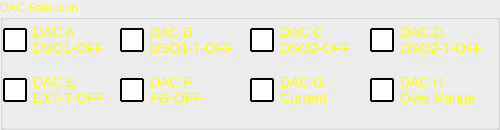
  <widget class="QGroupBox" name="grpDACSelection">
   <property name="geometry">
    <rect>
     <x>300</x>
     <y>0</y>
     <width>500</width>
     <height>130</height>
    </rect>
   </property>
   <property name="palette">
    <palette>
     <active>
      <colorrole role="WindowText">
       <brush brushstyle="SolidPattern">
        <color alpha="255">
         <red>255</red>
         <green>255</green>
         <blue>0</blue>
        </color>
       </brush>
      </colorrole>
     </active>
     <inactive>
      <colorrole role="WindowText">
       <brush brushstyle="SolidPattern">
        <color alpha="255">
         <red>255</red>
         <green>255</green>
         <blue>0</blue>
        </color>
       </brush>
      </colorrole>
     </inactive>
     <disabled>
      <colorrole role="WindowText">
       <brush brushstyle="SolidPattern">
        <color alpha="255">
         <red>116</red>
         <green>116</green>
         <blue>116</blue>
        </color>
       </brush>
      </colorrole>
     </disabled>
    </palette>
   </property>
   <property name="title">
    <string>DAC Selection</string>
   </property>
   <widget class="QCheckBox" name="chkDACA">
    <property name="geometry">
     <rect>
      <x>3</x>
      <y>20</y>
      <width>120</width>
      <height>40</height>
     </rect>
    </property>
    <property name="palette">
     <palette>
      <active>
       <colorrole role="WindowText">
        <brush brushstyle="SolidPattern">
         <color alpha="255">
          <red>255</red>
          <green>255</green>
          <blue>0</blue>
         </color>
        </brush>
       </colorrole>
       <colorrole role="Text">
        <brush brushstyle="SolidPattern">
         <color alpha="255">
          <red>255</red>
          <green>255</green>
          <blue>0</blue>
         </color>
        </brush>
       </colorrole>
       <colorrole role="ButtonText">
        <brush brushstyle="SolidPattern">
         <color alpha="255">
          <red>255</red>
          <green>255</green>
          <blue>0</blue>
         </color>
        </brush>
       </colorrole>
      </active>
      <inactive>
       <colorrole role="WindowText">
        <brush brushstyle="SolidPattern">
         <color alpha="255">
          <red>255</red>
          <green>255</green>
          <blue>0</blue>
         </color>
        </brush>
       </colorrole>
       <colorrole role="Text">
        <brush brushstyle="SolidPattern">
         <color alpha="255">
          <red>255</red>
          <green>255</green>
          <blue>0</blue>
         </color>
        </brush>
       </colorrole>
       <colorrole role="ButtonText">
        <brush brushstyle="SolidPattern">
         <color alpha="255">
          <red>255</red>
          <green>255</green>
          <blue>0</blue>
         </color>
        </brush>
       </colorrole>
      </inactive>
      <disabled>
       <colorrole role="WindowText">
        <brush brushstyle="SolidPattern">
         <color alpha="255">
          <red>255</red>
          <green>255</green>
          <blue>0</blue>
         </color>
        </brush>
       </colorrole>
       <colorrole role="Text">
        <brush brushstyle="SolidPattern">
         <color alpha="255">
          <red>255</red>
          <green>255</green>
          <blue>0</blue>
         </color>
        </brush>
       </colorrole>
       <colorrole role="ButtonText">
        <brush brushstyle="SolidPattern">
         <color alpha="255">
          <red>255</red>
          <green>255</green>
          <blue>0</blue>
         </color>
        </brush>
       </colorrole>
      </disabled>
     </palette>
    </property>
    <property name="styleSheet">
     <string notr="true">QCheckBox{
font: 14px;
color:yellow
}
 QCheckBox::indicator {
     width: 20px;
     height:20px;
   border: 2px solid black;
	 border-radius:1;

 }
 QCheckBox::indicator::unchecked {
		background-color:white;
     }

     QCheckBox::indicator:unchecked:hover {
		background-color:white;
     }

     QCheckBox::indicator:unchecked:pressed {
		background-color:white;
     }

     QCheckBox::indicator::checked {
		background-color:#f2a400;
     }

     QCheckBox::indicator:checked:hover {
		background-color:#f2a400;
     }

     QCheckBox::indicator:checked:pressed {
		background-color:#f2a400;
     }</string>
    </property>
    <property name="text">
     <string>DAC A
DSO1-OFF</string>
    </property>
   </widget>
   <widget class="QCheckBox" name="chkDACB">
    <property name="geometry">
     <rect>
      <x>120</x>
      <y>20</y>
      <width>130</width>
      <height>40</height>
     </rect>
    </property>
    <property name="palette">
     <palette>
      <active>
       <colorrole role="WindowText">
        <brush brushstyle="SolidPattern">
         <color alpha="255">
          <red>255</red>
          <green>255</green>
          <blue>0</blue>
         </color>
        </brush>
       </colorrole>
       <colorrole role="Text">
        <brush brushstyle="SolidPattern">
         <color alpha="255">
          <red>255</red>
          <green>255</green>
          <blue>0</blue>
         </color>
        </brush>
       </colorrole>
       <colorrole role="ButtonText">
        <brush brushstyle="SolidPattern">
         <color alpha="255">
          <red>255</red>
          <green>255</green>
          <blue>0</blue>
         </color>
        </brush>
       </colorrole>
      </active>
      <inactive>
       <colorrole role="WindowText">
        <brush brushstyle="SolidPattern">
         <color alpha="255">
          <red>255</red>
          <green>255</green>
          <blue>0</blue>
         </color>
        </brush>
       </colorrole>
       <colorrole role="Text">
        <brush brushstyle="SolidPattern">
         <color alpha="255">
          <red>255</red>
          <green>255</green>
          <blue>0</blue>
         </color>
        </brush>
       </colorrole>
       <colorrole role="ButtonText">
        <brush brushstyle="SolidPattern">
         <color alpha="255">
          <red>255</red>
          <green>255</green>
          <blue>0</blue>
         </color>
        </brush>
       </colorrole>
      </inactive>
      <disabled>
       <colorrole role="WindowText">
        <brush brushstyle="SolidPattern">
         <color alpha="255">
          <red>255</red>
          <green>255</green>
          <blue>0</blue>
         </color>
        </brush>
       </colorrole>
       <colorrole role="Text">
        <brush brushstyle="SolidPattern">
         <color alpha="255">
          <red>255</red>
          <green>255</green>
          <blue>0</blue>
         </color>
        </brush>
       </colorrole>
       <colorrole role="ButtonText">
        <brush brushstyle="SolidPattern">
         <color alpha="255">
          <red>255</red>
          <green>255</green>
          <blue>0</blue>
         </color>
        </brush>
       </colorrole>
      </disabled>
     </palette>
    </property>
    <property name="styleSheet">
     <string notr="true">QCheckBox{
font: 14px;
color:yellow
}
 QCheckBox::indicator {
     width: 20px;
     height:20px;
   border: 2px solid black;
	 border-radius:1;

 }
 QCheckBox::indicator::unchecked {
		background-color:white;
     }

     QCheckBox::indicator:unchecked:hover {
		background-color:white;
     }

     QCheckBox::indicator:unchecked:pressed {
		background-color:white;
     }

     QCheckBox::indicator::checked {
		background-color:#f2a400;
     }

     QCheckBox::indicator:checked:hover {
		background-color:#f2a400;
     }

     QCheckBox::indicator:checked:pressed {
		background-color:#f2a400;
     }</string>
    </property>
    <property name="text">
     <string>DAC B
DSO1-T-OFF</string>
    </property>
   </widget>
   <widget class="QCheckBox" name="chkDACC">
    <property name="geometry">
     <rect>
      <x>250</x>
      <y>20</y>
      <width>120</width>
      <height>40</height>
     </rect>
    </property>
    <property name="palette">
     <palette>
      <active>
       <colorrole role="WindowText">
        <brush brushstyle="SolidPattern">
         <color alpha="255">
          <red>255</red>
          <green>255</green>
          <blue>0</blue>
         </color>
        </brush>
       </colorrole>
       <colorrole role="Text">
        <brush brushstyle="SolidPattern">
         <color alpha="255">
          <red>255</red>
          <green>255</green>
          <blue>0</blue>
         </color>
        </brush>
       </colorrole>
       <colorrole role="ButtonText">
        <brush brushstyle="SolidPattern">
         <color alpha="255">
          <red>255</red>
          <green>255</green>
          <blue>0</blue>
         </color>
        </brush>
       </colorrole>
      </active>
      <inactive>
       <colorrole role="WindowText">
        <brush brushstyle="SolidPattern">
         <color alpha="255">
          <red>255</red>
          <green>255</green>
          <blue>0</blue>
         </color>
        </brush>
       </colorrole>
       <colorrole role="Text">
        <brush brushstyle="SolidPattern">
         <color alpha="255">
          <red>255</red>
          <green>255</green>
          <blue>0</blue>
         </color>
        </brush>
       </colorrole>
       <colorrole role="ButtonText">
        <brush brushstyle="SolidPattern">
         <color alpha="255">
          <red>255</red>
          <green>255</green>
          <blue>0</blue>
         </color>
        </brush>
       </colorrole>
      </inactive>
      <disabled>
       <colorrole role="WindowText">
        <brush brushstyle="SolidPattern">
         <color alpha="255">
          <red>255</red>
          <green>255</green>
          <blue>0</blue>
         </color>
        </brush>
       </colorrole>
       <colorrole role="Text">
        <brush brushstyle="SolidPattern">
         <color alpha="255">
          <red>255</red>
          <green>255</green>
          <blue>0</blue>
         </color>
        </brush>
       </colorrole>
       <colorrole role="ButtonText">
        <brush brushstyle="SolidPattern">
         <color alpha="255">
          <red>255</red>
          <green>255</green>
          <blue>0</blue>
         </color>
        </brush>
       </colorrole>
      </disabled>
     </palette>
    </property>
    <property name="styleSheet">
     <string notr="true">QCheckBox{
font: 14px;
color:yellow
}
 QCheckBox::indicator {
     width: 20px;
     height:20px;
   border: 2px solid black;
	 border-radius:1;

 }
 QCheckBox::indicator::unchecked {
		background-color:white;
     }

     QCheckBox::indicator:unchecked:hover {
		background-color:white;
     }

     QCheckBox::indicator:unchecked:pressed {
		background-color:white;
     }

     QCheckBox::indicator::checked {
		background-color:#f2a400;
     }

     QCheckBox::indicator:checked:hover {
		background-color:#f2a400;
     }

     QCheckBox::indicator:checked:pressed {
		background-color:#f2a400;
     }</string>
    </property>
    <property name="text">
     <string>DAC C
DSO2-OFF</string>
    </property>
   </widget>
   <widget class="QCheckBox" name="chkDACD">
    <property name="geometry">
     <rect>
      <x>370</x>
      <y>20</y>
      <width>130</width>
      <height>40</height>
     </rect>
    </property>
    <property name="palette">
     <palette>
      <active>
       <colorrole role="WindowText">
        <brush brushstyle="SolidPattern">
         <color alpha="255">
          <red>255</red>
          <green>255</green>
          <blue>0</blue>
         </color>
        </brush>
       </colorrole>
       <colorrole role="Text">
        <brush brushstyle="SolidPattern">
         <color alpha="255">
          <red>255</red>
          <green>255</green>
          <blue>0</blue>
         </color>
        </brush>
       </colorrole>
       <colorrole role="ButtonText">
        <brush brushstyle="SolidPattern">
         <color alpha="255">
          <red>255</red>
          <green>255</green>
          <blue>0</blue>
         </color>
        </brush>
       </colorrole>
      </active>
      <inactive>
       <colorrole role="WindowText">
        <brush brushstyle="SolidPattern">
         <color alpha="255">
          <red>255</red>
          <green>255</green>
          <blue>0</blue>
         </color>
        </brush>
       </colorrole>
       <colorrole role="Text">
        <brush brushstyle="SolidPattern">
         <color alpha="255">
          <red>255</red>
          <green>255</green>
          <blue>0</blue>
         </color>
        </brush>
       </colorrole>
       <colorrole role="ButtonText">
        <brush brushstyle="SolidPattern">
         <color alpha="255">
          <red>255</red>
          <green>255</green>
          <blue>0</blue>
         </color>
        </brush>
       </colorrole>
      </inactive>
      <disabled>
       <colorrole role="WindowText">
        <brush brushstyle="SolidPattern">
         <color alpha="255">
          <red>255</red>
          <green>255</green>
          <blue>0</blue>
         </color>
        </brush>
       </colorrole>
       <colorrole role="Text">
        <brush brushstyle="SolidPattern">
         <color alpha="255">
          <red>255</red>
          <green>255</green>
          <blue>0</blue>
         </color>
        </brush>
       </colorrole>
       <colorrole role="ButtonText">
        <brush brushstyle="SolidPattern">
         <color alpha="255">
          <red>255</red>
          <green>255</green>
          <blue>0</blue>
         </color>
        </brush>
       </colorrole>
      </disabled>
     </palette>
    </property>
    <property name="styleSheet">
     <string notr="true">QCheckBox{
font: 14px;
color:yellow
}
 QCheckBox::indicator {
     width: 20px;
     height:20px;
   border: 2px solid black;
	 border-radius:1;

 }
 QCheckBox::indicator::unchecked {
		background-color:white;
     }

     QCheckBox::indicator:unchecked:hover {
		background-color:white;
     }

     QCheckBox::indicator:unchecked:pressed {
		background-color:white;
     }

     QCheckBox::indicator::checked {
		background-color:#f2a400;
     }

     QCheckBox::indicator:checked:hover {
		background-color:#f2a400;
     }

     QCheckBox::indicator:checked:pressed {
		background-color:#f2a400;
     }</string>
    </property>
    <property name="text">
     <string>DAC D
DSO2-T-OFF</string>
    </property>
   </widget>
   <widget class="QCheckBox" name="chkDACE">
    <property name="geometry">
     <rect>
      <x>3</x>
      <y>70</y>
      <width>120</width>
      <height>40</height>
     </rect>
    </property>
    <property name="palette">
     <palette>
      <active>
       <colorrole role="WindowText">
        <brush brushstyle="SolidPattern">
         <color alpha="255">
          <red>255</red>
          <green>255</green>
          <blue>0</blue>
         </color>
        </brush>
       </colorrole>
       <colorrole role="Text">
        <brush brushstyle="SolidPattern">
         <color alpha="255">
          <red>255</red>
          <green>255</green>
          <blue>0</blue>
         </color>
        </brush>
       </colorrole>
       <colorrole role="ButtonText">
        <brush brushstyle="SolidPattern">
         <color alpha="255">
          <red>255</red>
          <green>255</green>
          <blue>0</blue>
         </color>
        </brush>
       </colorrole>
      </active>
      <inactive>
       <colorrole role="WindowText">
        <brush brushstyle="SolidPattern">
         <color alpha="255">
          <red>255</red>
          <green>255</green>
          <blue>0</blue>
         </color>
        </brush>
       </colorrole>
       <colorrole role="Text">
        <brush brushstyle="SolidPattern">
         <color alpha="255">
          <red>255</red>
          <green>255</green>
          <blue>0</blue>
         </color>
        </brush>
       </colorrole>
       <colorrole role="ButtonText">
        <brush brushstyle="SolidPattern">
         <color alpha="255">
          <red>255</red>
          <green>255</green>
          <blue>0</blue>
         </color>
        </brush>
       </colorrole>
      </inactive>
      <disabled>
       <colorrole role="WindowText">
        <brush brushstyle="SolidPattern">
         <color alpha="255">
          <red>255</red>
          <green>255</green>
          <blue>0</blue>
         </color>
        </brush>
       </colorrole>
       <colorrole role="Text">
        <brush brushstyle="SolidPattern">
         <color alpha="255">
          <red>255</red>
          <green>255</green>
          <blue>0</blue>
         </color>
        </brush>
       </colorrole>
       <colorrole role="ButtonText">
        <brush brushstyle="SolidPattern">
         <color alpha="255">
          <red>255</red>
          <green>255</green>
          <blue>0</blue>
         </color>
        </brush>
       </colorrole>
      </disabled>
     </palette>
    </property>
    <property name="styleSheet">
     <string notr="true">QCheckBox{
font: 14px;
color:yellow
}
 QCheckBox::indicator {
     width: 20px;
     height:20px;
   border: 2px solid black;
	 border-radius:1;

 }
 QCheckBox::indicator::unchecked {
		background-color:white;
     }

     QCheckBox::indicator:unchecked:hover {
		background-color:white;
     }

     QCheckBox::indicator:unchecked:pressed {
		background-color:white;
     }

     QCheckBox::indicator::checked {
		background-color:#f2a400;
     }

     QCheckBox::indicator:checked:hover {
		background-color:#f2a400;
     }

     QCheckBox::indicator:checked:pressed {
		background-color:#f2a400;
     }</string>
    </property>
    <property name="text">
     <string>DAC E
EXT-T-OFF</string>
    </property>
   </widget>
   <widget class="QCheckBox" name="chkDACF">
    <property name="geometry">
     <rect>
      <x>120</x>
      <y>70</y>
      <width>130</width>
      <height>40</height>
     </rect>
    </property>
    <property name="palette">
     <palette>
      <active>
       <colorrole role="WindowText">
        <brush brushstyle="SolidPattern">
         <color alpha="255">
          <red>255</red>
          <green>255</green>
          <blue>0</blue>
         </color>
        </brush>
       </colorrole>
       <colorrole role="Text">
        <brush brushstyle="SolidPattern">
         <color alpha="255">
          <red>255</red>
          <green>255</green>
          <blue>0</blue>
         </color>
        </brush>
       </colorrole>
       <colorrole role="ButtonText">
        <brush brushstyle="SolidPattern">
         <color alpha="255">
          <red>255</red>
          <green>255</green>
          <blue>0</blue>
         </color>
        </brush>
       </colorrole>
      </active>
      <inactive>
       <colorrole role="WindowText">
        <brush brushstyle="SolidPattern">
         <color alpha="255">
          <red>255</red>
          <green>255</green>
          <blue>0</blue>
         </color>
        </brush>
       </colorrole>
       <colorrole role="Text">
        <brush brushstyle="SolidPattern">
         <color alpha="255">
          <red>255</red>
          <green>255</green>
          <blue>0</blue>
         </color>
        </brush>
       </colorrole>
       <colorrole role="ButtonText">
        <brush brushstyle="SolidPattern">
         <color alpha="255">
          <red>255</red>
          <green>255</green>
          <blue>0</blue>
         </color>
        </brush>
       </colorrole>
      </inactive>
      <disabled>
       <colorrole role="WindowText">
        <brush brushstyle="SolidPattern">
         <color alpha="255">
          <red>255</red>
          <green>255</green>
          <blue>0</blue>
         </color>
        </brush>
       </colorrole>
       <colorrole role="Text">
        <brush brushstyle="SolidPattern">
         <color alpha="255">
          <red>255</red>
          <green>255</green>
          <blue>0</blue>
         </color>
        </brush>
       </colorrole>
       <colorrole role="ButtonText">
        <brush brushstyle="SolidPattern">
         <color alpha="255">
          <red>255</red>
          <green>255</green>
          <blue>0</blue>
         </color>
        </brush>
       </colorrole>
      </disabled>
     </palette>
    </property>
    <property name="styleSheet">
     <string notr="true">QCheckBox{
font: 14px;
color:yellow
}
 QCheckBox::indicator {
     width: 20px;
     height:20px;
   border: 2px solid black;
	 border-radius:1;

 }
 QCheckBox::indicator::unchecked {
		background-color:white;
     }

     QCheckBox::indicator:unchecked:hover {
		background-color:white;
     }

     QCheckBox::indicator:unchecked:pressed {
		background-color:white;
     }

     QCheckBox::indicator::checked {
		background-color:#f2a400;
     }

     QCheckBox::indicator:checked:hover {
		background-color:#f2a400;
     }

     QCheckBox::indicator:checked:pressed {
		background-color:#f2a400;
     }</string>
    </property>
    <property name="text">
     <string>DAC F
FG-OFF</string>
    </property>
   </widget>
   <widget class="QCheckBox" name="chkDACG">
    <property name="geometry">
     <rect>
      <x>250</x>
      <y>70</y>
      <width>120</width>
      <height>40</height>
     </rect>
    </property>
    <property name="palette">
     <palette>
      <active>
       <colorrole role="WindowText">
        <brush brushstyle="SolidPattern">
         <color alpha="255">
          <red>255</red>
          <green>255</green>
          <blue>0</blue>
         </color>
        </brush>
       </colorrole>
       <colorrole role="Text">
        <brush brushstyle="SolidPattern">
         <color alpha="255">
          <red>255</red>
          <green>255</green>
          <blue>0</blue>
         </color>
        </brush>
       </colorrole>
       <colorrole role="ButtonText">
        <brush brushstyle="SolidPattern">
         <color alpha="255">
          <red>255</red>
          <green>255</green>
          <blue>0</blue>
         </color>
        </brush>
       </colorrole>
      </active>
      <inactive>
       <colorrole role="WindowText">
        <brush brushstyle="SolidPattern">
         <color alpha="255">
          <red>255</red>
          <green>255</green>
          <blue>0</blue>
         </color>
        </brush>
       </colorrole>
       <colorrole role="Text">
        <brush brushstyle="SolidPattern">
         <color alpha="255">
          <red>255</red>
          <green>255</green>
          <blue>0</blue>
         </color>
        </brush>
       </colorrole>
       <colorrole role="ButtonText">
        <brush brushstyle="SolidPattern">
         <color alpha="255">
          <red>255</red>
          <green>255</green>
          <blue>0</blue>
         </color>
        </brush>
       </colorrole>
      </inactive>
      <disabled>
       <colorrole role="WindowText">
        <brush brushstyle="SolidPattern">
         <color alpha="255">
          <red>255</red>
          <green>255</green>
          <blue>0</blue>
         </color>
        </brush>
       </colorrole>
       <colorrole role="Text">
        <brush brushstyle="SolidPattern">
         <color alpha="255">
          <red>255</red>
          <green>255</green>
          <blue>0</blue>
         </color>
        </brush>
       </colorrole>
       <colorrole role="ButtonText">
        <brush brushstyle="SolidPattern">
         <color alpha="255">
          <red>255</red>
          <green>255</green>
          <blue>0</blue>
         </color>
        </brush>
       </colorrole>
      </disabled>
     </palette>
    </property>
    <property name="styleSheet">
     <string notr="true">QCheckBox{
font: 14px;
color:yellow
}
 QCheckBox::indicator {
     width: 20px;
     height:20px;
   border: 2px solid black;
	 border-radius:1;

 }
 QCheckBox::indicator::unchecked {
		background-color:white;
     }

     QCheckBox::indicator:unchecked:hover {
		background-color:white;
     }

     QCheckBox::indicator:unchecked:pressed {
		background-color:white;
     }

     QCheckBox::indicator::checked {
		background-color:#f2a400;
     }

     QCheckBox::indicator:checked:hover {
		background-color:#f2a400;
     }

     QCheckBox::indicator:checked:pressed {
		background-color:#f2a400;
     }</string>
    </property>
    <property name="text">
     <string>DAC G
Current</string>
    </property>
   </widget>
   <widget class="QCheckBox" name="chkDACH">
    <property name="geometry">
     <rect>
      <x>370</x>
      <y>70</y>
      <width>130</width>
      <height>40</height>
     </rect>
    </property>
    <property name="palette">
     <palette>
      <active>
       <colorrole role="WindowText">
        <brush brushstyle="SolidPattern">
         <color alpha="255">
          <red>255</red>
          <green>255</green>
          <blue>0</blue>
         </color>
        </brush>
       </colorrole>
       <colorrole role="Text">
        <brush brushstyle="SolidPattern">
         <color alpha="255">
          <red>255</red>
          <green>255</green>
          <blue>0</blue>
         </color>
        </brush>
       </colorrole>
       <colorrole role="ButtonText">
        <brush brushstyle="SolidPattern">
         <color alpha="255">
          <red>255</red>
          <green>255</green>
          <blue>0</blue>
         </color>
        </brush>
       </colorrole>
      </active>
      <inactive>
       <colorrole role="WindowText">
        <brush brushstyle="SolidPattern">
         <color alpha="255">
          <red>255</red>
          <green>255</green>
          <blue>0</blue>
         </color>
        </brush>
       </colorrole>
       <colorrole role="Text">
        <brush brushstyle="SolidPattern">
         <color alpha="255">
          <red>255</red>
          <green>255</green>
          <blue>0</blue>
         </color>
        </brush>
       </colorrole>
       <colorrole role="ButtonText">
        <brush brushstyle="SolidPattern">
         <color alpha="255">
          <red>255</red>
          <green>255</green>
          <blue>0</blue>
         </color>
        </brush>
       </colorrole>
      </inactive>
      <disabled>
       <colorrole role="WindowText">
        <brush brushstyle="SolidPattern">
         <color alpha="255">
          <red>255</red>
          <green>255</green>
          <blue>0</blue>
         </color>
        </brush>
       </colorrole>
       <colorrole role="Text">
        <brush brushstyle="SolidPattern">
         <color alpha="255">
          <red>255</red>
          <green>255</green>
          <blue>0</blue>
         </color>
        </brush>
       </colorrole>
       <colorrole role="ButtonText">
        <brush brushstyle="SolidPattern">
         <color alpha="255">
          <red>255</red>
          <green>255</green>
          <blue>0</blue>
         </color>
        </brush>
       </colorrole>
      </disabled>
     </palette>
    </property>
    <property name="styleSheet">
     <string notr="true">QCheckBox{
font: 14px;
color:yellow
}
 QCheckBox::indicator {
     width: 20px;
     height:20px;
   border: 2px solid black;
	 border-radius:1;

 }
 QCheckBox::indicator::unchecked {
		background-color:white;
     }

     QCheckBox::indicator:unchecked:hover {
		background-color:white;
     }

     QCheckBox::indicator:unchecked:pressed {
		background-color:white;
     }

     QCheckBox::indicator::checked {
		background-color:#f2a400;
     }

     QCheckBox::indicator:checked:hover {
		background-color:#f2a400;
     }

     QCheckBox::indicator:checked:pressed {
		background-color:#f2a400;
     }</string>
    </property>
    <property name="text">
     <string>DAC H
Over Range</string>
    </property>
   </widget>
  </widget>
